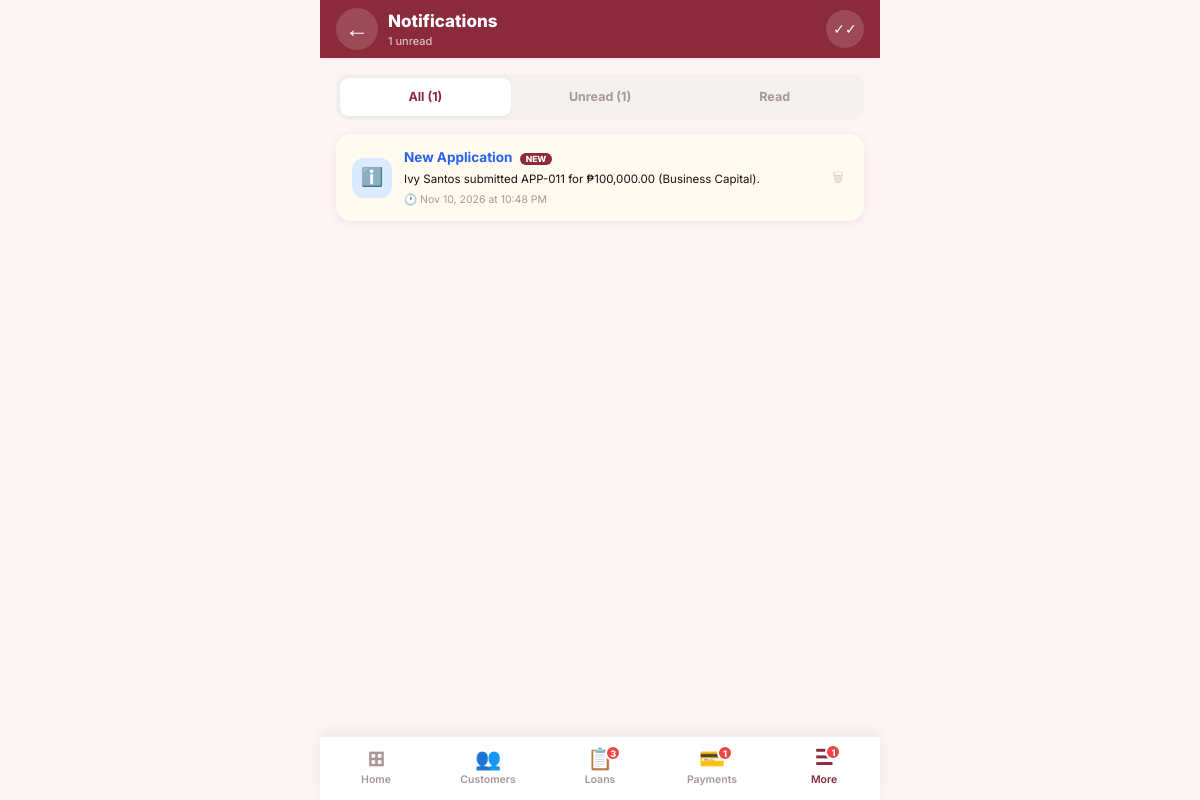
Screenshot of /admin_notifications.php (signed in) with the database file from the repository.
### tables this page shows
CREATE TABLE IF NOT EXISTS notifications (
    id INT AUTO_INCREMENT PRIMARY KEY,
    user_id INT NOT NULL,
    title VARCHAR(255),
    message TEXT,
    type ENUM('info','success','warning','danger') DEFAULT 'info',
    is_read TINYINT(1) DEFAULT 0,
    created_at TIMESTAMP DEFAULT CURRENT_TIMESTAMP,
    FOREIGN KEY (user_id) REFERENCES users(id)
);

### admin_notifications.php (the view, shortened to what this page needs)
<?php
require_once 'config.php';
$admin_id = (int)$_SESSION['user_id'];
$filter = $_GET['filter'] ?? 'all';
$where  = "WHERE user_id=$admin_id";
$notifs      = $conn->query("SELECT * FROM notifications $where ORDER BY created_at DESC");
$unread_cnt  = (int)$conn->query("SELECT COUNT(*) c FROM notifications WHERE user_id=$admin_id AND is_read=0")->fetch_assoc()['c'] ?? 0;
$total_cnt   = (int)$conn->query("SELECT COUNT(*) c FROM notifications WHERE user_id=$admin_id")->fetch_assoc()['c'] ?? 0;
function notif_link($title, $message) {
    $t = strtolower($title . ' ' . $message);
    if (strpos($t,'application'))                                       return 'admin_loan_applicants.php?filter=pending';
    return '#';
}
$type_colors = [
    'success' => ['bg'=>'#dcfce7','text'=>'#16a34a','icon'=>'✅'],
    'warning' => ['bg'=>'#fef3c7','text'=>'#d97706','icon'=>'⚠️'],
    'danger'  => ['bg'=>'#fee2e2','text'=>'#dc2626','icon'=>'❌'],
    'info'    => ['bg'=>'#dbeafe','text'=>'#2563eb','icon'=>'ℹ️'],
];
?>
<!DOCTYPE html>
<html lang="en">
<head>
  <link rel="stylesheet" href="shared.css"/>
  <link rel="stylesheet" href="mobile-app.css"/>
</head>
<body class="app-shell">
  <header class="app-bar maroon">
    <a href="admin_dashboard.php" class="app-bar-back">←</a>
    <div style="flex:1;min-width:0;">
      <div class="app-bar-title">Notifications</div>
      <div class="app-bar-sub"><?= $unread_cnt ?> unread</div>
    </div>
    <?php if ($unread_cnt > 0): ?>
      <a href="?action=mark_all_read" class="app-bar-action" style="font-size:14px;" title="Mark all read">✓✓</a>
    <?php endif; ?>
  </header>
  <main class="app-screen">
    <div class="seg-tabs">
      <a href="?filter=all"    class="seg-tab <?= $filter==='all'?'active':'' ?>">All (<?= $total_cnt ?>)</a>
      <a href="?filter=unread" class="seg-tab <?= $filter==='unread'?'active':'' ?>">Unread (<?= $unread_cnt ?>)</a>
      <a href="?filter=read"   class="seg-tab <?= $filter==='read'?'active':'' ?>">Read</a>
    </div>
    <div class="app-card-flat">
      <?php if (!$notifs || $notifs->num_rows === 0): ?>
        <div class="app-empty">
          <div class="app-empty-icon">🔔</div>
          <div class="app-empty-title">No notifications</div>
          <div class="app-empty-sub">New activity will appear here automatically.</div>
        </div>
      <?php else:
        while ($n = $notifs->fetch_assoc()):
          $c    = $type_colors[$n['type']] ?? $type_colors['info'];
          $link = notif_link($n['title'], $n['message']);
          $unread = !$n['is_read'];
          $target = "admin_notifications.php?mark={$n['id']}&redirect=" . urlencode($link);
      ?>
        <div class="app-list-item" style="background:<?= $unread?'#fffbf0':'transparent' ?>;cursor:pointer;" onclick="window.location.href='<?= $target ?>'">
          <div class="app-list-icon" style="background:<?= $c['bg'] ?>;"><?= $c['icon'] ?></div>
          <div class="app-list-body">
            <div class="app-list-title" style="color:<?= $c['text'] ?>;">
              <?= htmlspecialchars($n['title']) ?>
              <?php if ($unread): ?><span style="background:var(--maroon);color:white;font-size:8.5px;font-weight:800;padding:1px 6px;border-radius:100px;margin-left:4px;">NEW</span><?php endif; ?>
            </div>
            <div class="app-list-sub" style="white-space:normal;color:var(--text-dark);line-height:1.4;margin-top:2px;"><?= htmlspecialchars($n['message']) ?></div>
            <div style="font-size:10.5px;color:var(--gray-400);margin-top:5px;">🕐 <?= date('M d, Y \a\t g:i A', strtotime($n['created_at'])) ?></div>
          </div>
          <a href="?delete=<?= $n['id'] ?>" onclick="event.stopPropagation();return confirm('Delete this notification?')"
             style="flex-shrink:0;font-size:13px;color:var(--gray-300);padding:4px;">🗑</a>
        </div>
      <?php endwhile; endif; ?>
    </div>
  </main>
  <?php include 'admin_tabbar.php'; ?>
</body>
</html>

### shared.css (style rules this page uses)
:root { --maroon: #8B2A3A; --maroon-dark: #6e1f2d; --maroon-deep: #4a1020; --maroon-light: #b03a4e; --maroon-pale: #fdf0f2; --maroon-muted: #f0c8ce; --maroon-soft: #e8aab4; --sidebar-bg: #2c0f18; --sidebar-hover: #3d1520; --bg-page: #fdf4f5; --bg-card: #ffffff; --bg-input: #ffffff; --white: #ffffff; --gray-50: #faf9f9; --gray-100: #f3f0f0; --gray-200: #e8e2e3; --gray-300: #d5ccce; --gray-400: #a89899; --gray-600: #6b5c5f; --text-dark: #1e0d10; --text-medium: #4a3538; --text-light: #7a6365; --shadow-xs: 0 1px 4px rgba(139,42,58,.06); --shadow-sm: 0 2px 10px rgba(139,42,58,.09); --shadow-md: 0 4px 22px rgba(139,42,58,.13); --shadow-lg: 0 8px 40px rgba(139,42,58,.17); --shadow-xl: 0 16px 60px rgba(139,42,58,.22); --radius-xs: 4px; --radius-sm: 8px; --radius-md: 14px; --radius-lg: 20px; --radius-full: 100px; --status-active: #10b981; --status-pending: #f59e0b; --status-rejected: #ef4444; --status-verified: #3b82f6; --status-completed: #8b5cf6; --sidebar-width: 250px; --header-height: 60px; --bottom-nav-height: 62px; }
*, *::before, *::after { margin:0; padding:0; box-sizing:border-box; }
html { scroll-behavior:smooth; }
body { font-family:'Inter',Arial,sans-serif; background:var(--bg-page); color:var(--text-dark); font-size:14px; line-height:1.6; -webkit-font-smoothing:antialiased; }
a { text-decoration:none; color:inherit; }

### mobile-app.css (style rules this page uses)
html, body.app-shell { background: var(--bg-page); overflow-x: hidden; }
body.app-shell { max-width: 560px; margin: 0 auto; min-height: 100vh; position: relative; padding-bottom: calc(var(--tabbar-height) + env(safe-area-inset-bottom)); -webkit-tap-highlight-color: transparent; }
:root { --appbar-height: 58px; --tabbar-height: 64px; }
.app-bar { position: sticky; top: 0; z-index: 50; height: var(--appbar-height); display: flex; align-items: center; gap: 10px; padding: 0 16px; background: var(--white); border-bottom: 1px solid var(--gray-100); box-shadow: var(--shadow-xs); }
.app-bar.maroon { background: var(--maroon); border-bottom: none; color: white; }
.app-bar-back { width: 42px; height: 42px; border-radius: 50%; display: flex; align-items: center; justify-content: center; font-size: 24px; line-height: 1; background: var(--gray-100); border: none; color: var(--text-dark); flex-shrink: 0; cursor: pointer; text-decoration: none; }
.app-bar.maroon .app-bar-back { background: rgba(255,255,255,.15); color: white; }
.app-bar-title { flex: 1; min-width: 0; font-size: 17px; font-weight: 800; white-space: nowrap; overflow: hidden; text-overflow: ellipsis; }
.app-bar-sub { font-size: 11px; color: var(--gray-400); font-weight: 500; margin-top: -2px; }
.app-bar.maroon .app-bar-sub { color: rgba(255,255,255,.7); }
.app-bar-action { width: 38px; height: 38px; border-radius: 50%; display: flex; align-items: center; justify-content: center; font-size: 19px; background: var(--gray-100); border: none; color: var(--text-dark); cursor: pointer; position: relative; text-decoration: none; flex-shrink: 0; }
.app-bar.maroon .app-bar-action { background: rgba(255,255,255,.15); color: white; }
.app-screen { padding: 16px; animation: appFadeIn .25s ease; }
.app-card-flat { background: var(--white); border-radius: 16px; overflow: hidden; margin-bottom: 14px; box-shadow: var(--shadow-sm); }
.app-list-item { display: flex; align-items: center; gap: 12px; padding: 13px 16px; border-bottom: 1px solid var(--gray-100); text-decoration: none; color: var(--text-dark); }
.app-list-item:last-child { border-bottom: none; }
.app-list-icon { width: 40px; height: 40px; border-radius: 12px; display: flex; align-items: center; justify-content: center; font-size: 18px; flex-shrink: 0; }
.app-list-body { flex: 1; min-width: 0; }
.app-list-title { font-size: 13.5px; font-weight: 700; color: var(--text-dark); }
.app-list-sub { font-size: 11.5px; color: var(--gray-400); margin-top: 1px; }
.seg-tabs { display: flex; background: var(--gray-100); border-radius: 12px; padding: 4px; gap: 4px; margin-bottom: 14px; overflow-x: auto; }
.seg-tab { flex: 1; text-align: center; padding: 9px 12px; border-radius: 9px; font-size: 12.5px; font-weight: 700; color: var(--gray-400); text-decoration: none; white-space: nowrap; transition: all .15s; }
.seg-tab.active { background: var(--white); color: var(--maroon); box-shadow: var(--shadow-xs); }

### rows the page displays
notifications: type "ℹ️", title "New Application", is_read "NEW", message "Ivy Santos submitted APP-011 for ₱100,000.00 (Business Capital).", created_at "Nov 10, 2026 at 10:48 PM"

### other values shown
$unread_cnt "1"
$total_cnt "1"
min($_tb_new_apps,9) "3"
min($_tb_pend_pays,9) "1"
min($_tb_more_badge,9) "1"
